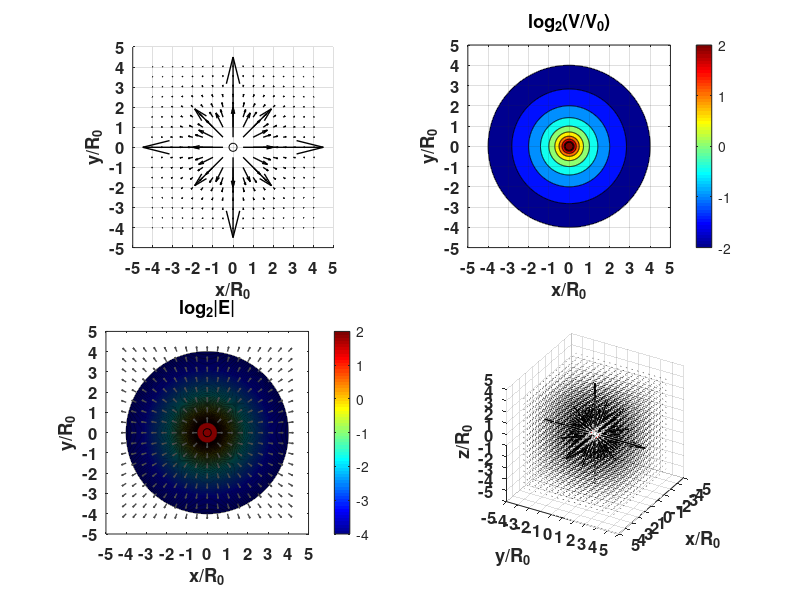

Write MATLAB code to recreate this figure.
clear; % clear all variables
close all; % close all figures

eps0 = 1e-9/(36*pi); % epsilon_0, permittivity of free space
Q = 1.602e-19; % charge of a proton
E0 = 1; % electric field intensity = 1 (V/m)
R0 = sqrt(Q/(4*pi*eps0*E0)); % distance where E field is 1 (V/m)


% Use denser grid for coutour plot
x = [-5:0.01:5]*R0;
y = [-5:0.01:5]*R0;
z = 0*R0;

[X,Y,Z] = meshgrid(x,y,z); % generate grid
R = sqrt(X.^2+Y.^2+Z.^2); % distance to the point charge

Ex = Q*X./(4*pi*eps0*R.^3); % x-component of E field vector
Ey = Q*Y./(4*pi*eps0*R.^3); % y-component of E field vector
Ez = Q*Z./(4*pi*eps0*R.^3); % z-component of E field vector

E = sqrt(Ex.^2+Ey.^2+Ez.^2); % magnitude of E field vector
V = Q./(4*pi*eps0*R); % electric potential V
V0 = Q/(4*pi*eps0*R0); % V at R0


figure(1)
subplot(2, 2, 3)
contourf(X/R0,Y/R0,log2(E),[-4:0.05:2]); hold on; % contour plot of log2|E|
title('log_2|E|','FontSize',14,'FontWeight','bold')
colormap jet % set colormap
colorbar % show colorbar
axis([-5 5 -5 5 -5 5]);
xlabel('x/R_0','FontSize',12,'FontWeight','bold');
ylabel('y/R_0','FontSize',12,'FontWeight','bold');
axis square;
set(gca,'Xtick',[-5:1:5],'Ytick',[-5:1:5],'FontSize',12,'FontWeight','bold');

subplot(2, 2, 2)
contourf(X/R0,Y/R0,log2(V/V0),[-2:0.5:2]); hold on; % contour plot of log2(V/V0)
title('log_2(V/V_0)','FontSize',14,'FontWeight','bold')
colormap jet % set colormap
colorbar % show colorbar
plot3(0,0,0,'ko'); % plot a black circle at the origin
axis([-5 5 -5 5 -5 5]);
xlabel('x/R_0','FontSize',12,'FontWeight','bold');
ylabel('y/R_0','FontSize',12,'FontWeight','bold');
axis square;
set(gca,'Xtick',[-5:1:5],'Ytick',[-5:1:5],'FontSize',12,'FontWeight','bold');
view(0,90); % view from top
grid on


% Use scarcer grid for vector plot
x = [-4:0.5:4]*R0;
y = [-4:0.5:4]*R0;
z = 0*R0;
[X,Y,Z] = meshgrid(x,y,z); % generate grid
R = sqrt(X.^2+Y.^2+Z.^2); % distance to the point charge

Ex = Q*X./(4*pi*eps0*R.^3); % x-component of E field vector
Ey = Q*Y./(4*pi*eps0*R.^3); % y-component of E field vector
Ez = Q*Z./(4*pi*eps0*R.^3); % z-component of E field vector
E = sqrt(Ex.^2+Ey.^2+Ez.^2); % magnitude of E field vector


% plot E field vector normalized to 4|E|
% After normalization, length of E vector at every point becomes the same.
% The purpose of this plot is to show the direction of E field vector. 
subplot(2, 2, 3)
quiver3(X/R0,Y/R0,Z/R0,Ex./(4*E),Ey./(4*E),Ez./(4*E),'LineWidth',1,'AutoScale','off','Color',[0.3 0.3 0.3]); hold on; % plot the vectors on top of the contour plot
plot3(0,0,0,'ko'); % plot a black circle at the origin
view(0,90); % view from top

% plot E field vector (no normalization)
subplot(2, 2, 1)
quiver3(X/R0,Y/R0,Z/R0,Ex,Ey,Ez,'LineWidth',1,'AutoScale','off','Color','k','Marker','none'); hold on
plot3(0,0,0,'ko'); % plot a black circle at the origin
axis([-5 5 -5 5 -5 5]);
xlabel('x/R_0','FontSize',12,'FontWeight','bold');
ylabel('y/R_0','FontSize',12,'FontWeight','bold');
axis square;
set(gca,'Xtick',[-5:1:5],'Ytick',[-5:1:5],'FontSize',12,'FontWeight','bold')
view(0,90); % view from top


% make 3-D plot
x = [-4:0.5:4]*R0;
y = [-4:0.5:4]*R0;
z = [-4:0.5:4]*R0;
[X,Y,Z] = meshgrid(x,y,z);
R = sqrt(X.^2+Y.^2+Z.^2);

Ex = Q*X./(4*pi*eps0*R.^3);
Ey = Q*Y./(4*pi*eps0*R.^3);
Ez = Q*Z./(4*pi*eps0*R.^3);
E = sqrt(Ex.^2+Ey.^2+Ez.^2);

subplot(2, 2, 4)
quiver3(X/R0,Y/R0,Z/R0,Ex,Ey,Ez,'LineWidth',1,'AutoScale','off','Color','k'); hold on
plot3(0,0,0,'ro'); % plot a red circle at the origin
axis([-5 5 -5 5 -5 5]);
xlabel('x/R_0','FontSize',12,'FontWeight','bold');
ylabel('y/R_0','FontSize',12,'FontWeight','bold');
zlabel('z/R_0','FontSize',12,'FontWeight','bold');
set(gca,'Xtick',[-5:1:5],'Ytick',[-5:1:5],'Ztick',[-5:1:5],'FontSize',12,'FontWeight','bold')
axis square;
view(120,30); % set viewpoint